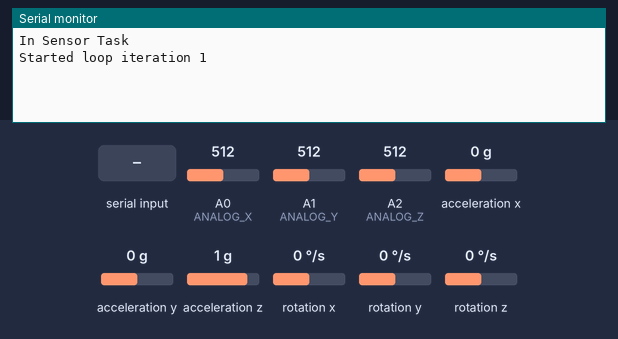
Bench run of a sketch on a simulated Arduino Mega 2560, built with avr-gcc and run on an emulated ATmega2560. On the bench: the last lines printed to the serial monitor. Wiring (inferred from the names in the program): MPU-6050 motion sensor at I2C address 0x68; MPU-6050 motion sensor at I2C address 0x69. The inputs (shaded band) are chosen by the test bench; at power-on: A0 (ANALOG_X) = 512, A1 (ANALOG_Y) = 512, A2 (ANALOG_Z) = 512, acceleration x 0 g, acceleration y 0 g, acceleration z 1 g, rotation x 0 °/s, rotation y 0 °/s, rotation z 0 °/s.

Above: at 1.2 s.
1.3 s: "s\n" received over the second serial link
At 1.8 s:
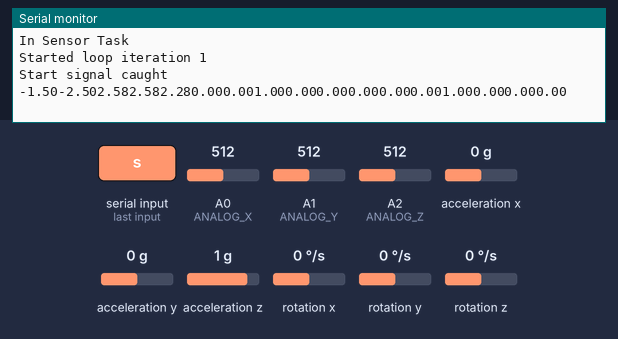
3.0 s: "q\n" received over the second serial link
At 4.5 s:
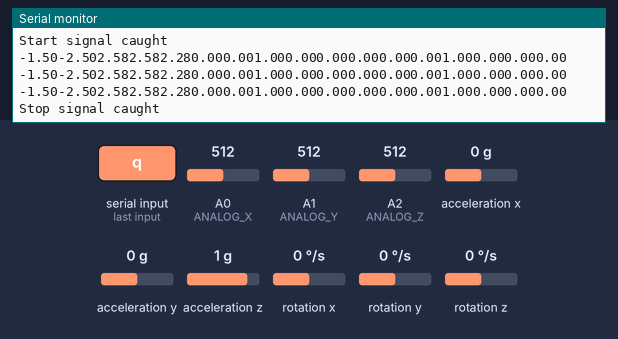

Measured:
- after the input at 1.3 s, the serial monitor: prints a new line after 0.19 s (image 1)
- after the input at 3.0 s, the serial monitor: prints a new line at once (image 2)

The sketch:

Testing.ino
```cpp
#include <EEPROM.h>
#include <Arduino_FreeRTOS.h>
#include <task.h>
#include "Sensor_lib.h"
#define STACK_SIZE 200
Sensor_lib sensors = Sensor_lib();

float AcX = 0.5,AcY = 1.5,AcZ = 2.5,GyX = 3.5,GyY = 4.5,GyZ = 5.5,voltage = -1.5,current = -2.5;
float legAcX = 6.5, legAcY = 7.5, legAcZ = 8.5, legGyX = 9.5, legGyY = 10.5, legGyZ = 11.5;

void inline sendFloat(float f){
  Serial1.write((byte*)&f, sizeof(f));
  Serial.print(f);
}

char HEADER[6] = "Header";
char crc[4] = "\0\0\0\0";

void sensorTask(void *p)
{
  Serial.println("In Sensor Task");
  boolean flag = 0;
  unsigned long iterationNum = 0;

  while(1){
    if (iterationNum%100==0) {
      Serial.print("Started loop iteration ");
      Serial.print(++iterationNum);
      Serial.print("\n");
    }
    iterationNum++;
    if(Serial1.available() > 0){
      char x = Serial1.read();
      if(x == 's'){
        Serial.print("Start signal caught\n");
        flag = 1;
      } else if(x == 'q'){
        Serial.print("Stop signal caught\n");
        flag = 0;
      }
    }

    if(flag){
      Serial1.write(HEADER, 6);
      //Serial.println("Starting to read from sensors\n");

      //sensors.read_power_data(&voltage.floatingPoint, &current.floatingPoint);
      sendFloat(voltage);
      sendFloat(current);

      sensors.read_analog_accel_data(&AcX,&AcY,&AcZ);
      sendFloat(AcX);
      sendFloat(AcY);
      sendFloat(AcZ);

      sensors.read_digital_arm_data(&AcX,&AcY,&AcZ,&GyX,&GyY,&GyZ);
      sendFloat(AcX);
      sendFloat(AcY);
      sendFloat(AcZ);
      sendFloat(GyX);
      sendFloat(GyY);
      sendFloat(GyZ);

      sensors.read_digital_leg_data(&legAcX,&legAcY,&legAcZ,&legGyX,&legGyY,&legGyZ);
      sendFloat(legAcX);
      sendFloat(legAcY);
      sendFloat(legAcZ);
      sendFloat(legGyX);
      sendFloat(legGyY);
      sendFloat(legGyZ);

      Serial1.write(crc, sizeof(crc));
      Serial.print("\n");
    }
    vTaskDelay(500 / portTICK_PERIOD_MS);
  }
}

void setup()
{
  // put your setup code here, to run once:
  Serial1.begin(2000000);
  Serial.begin(9600); // opens serial port, sets data rate to 9600
  //sensors.initial_setup();
  xTaskCreate(sensorTask, //Pointer to the task entry function
              "sensorTask", //Task name
              STACK_SIZE, //Stack size
              NULL, //Pointer that will be used as parameter
              1, //Task priority
              NULL); //Used to pass back a handle by which the created task can be referenced.
}

void loop()
{
  // put your main code here, to run repeatedly:
}
```

Sensor_lib.cpp
```cpp
#include "Sensor_lib.h"

Sensor_lib::Sensor_lib() {
}

void Sensor_lib::setup_digital_leg() {
    Wire.beginTransmission(DIGITAL_LEG_ADDR);
    Wire.write(0x6B); // PWR_MGMT_1 registe
    Wire.write(0);    // set to zero (wakes up the MPU-6050), config clock to 8MHz
    Wire.endTransmission(true);
}

void Sensor_lib::setup_digital_arm() {
    Wire.beginTransmission(DIGITAL_ARM_ADDR);
    Wire.write(0x6B); // PWR_MGMT_1 registe
    Wire.write(0);    // set to zero (wakes up the MPU-6050), config clock to 8MHz
    Wire.endTransmission(true);
}

void Sensor_lib::read_digital_accel_data(int addr, float *acx_f, float *acy_f, float *acz_f,
		float *gyx_f, float *gyy_f, float *gyz_f) {
	int16_t AcX, AcY, AcZ, GyX, GyY, GyZ;

	  Wire.beginTransmission(addr);
    Wire.write(0x3B);   // starting with register 0x3B (ACCEL_XOUT_H)
    Wire.endTransmission(false);
    Wire.requestFrom(addr,14,true);    // request a total of 14 registers
    AcX = Wire.read()<<8 | Wire.read();         // 0x3B (ACCEL_XOUT_H) & 0x3C (ACCEL_XOUT_L)
    AcY = Wire.read()<<8 | Wire.read();         // 0x3D (ACCEL_YOUT_H) & 0x3E (ACCEL_YOUT_L)
    AcZ = Wire.read()<<8 | Wire.read();         // 0x3F (ACCEL_ZOUT_H) & 0x40 (ACCEL_ZOUT_L)
    Wire.read();         					// skip TEMP
    Wire.read();         					// skip TEMP
    GyX = Wire.read()<<8 | Wire.read();         // 0x43 (GYRO_XOUT_H) & 0x44 (GYRO_XOUT_L)
    GyY = Wire.read()<<8 | Wire.read();         // 0x45 (GYRO_YOUT_H) & 0x46 (GYRO_YOUT_L)
    GyZ = Wire.read()<<8 | Wire.read();         // 0x47 (GYRO_ZOUT_H) & 0x48 (GYRO_ZOUT_L)

    *acx_f = (float)AcX / DIGITAL_ACCEL_SCALE;
    *acy_f = (float)AcY / DIGITAL_ACCEL_SCALE;
    *acz_f = (float)AcZ / DIGITAL_ACCEL_SCALE;

    *gyx_f = (float)GyX / DIGITAL_GYROS_SCALE;
    *gyy_f = (float)GyY / DIGITAL_GYROS_SCALE;
    *gyz_f = (float)GyZ / DIGITAL_GYROS_SCALE;
}


void Sensor_lib::initial_setup() {
  Wire.begin();
	setup_digital_leg();
	setup_digital_arm();
}

void Sensor_lib::read_digital_leg_data(float *acx_f, float *acy_f, float *acz_f,
		float *gyx_f, float *gyy_f, float *gyz_f) {
	read_digital_accel_data(DIGITAL_LEG_ADDR, acx_f, acy_f, acz_f, gyx_f, gyy_f, gyz_f);
}

void Sensor_lib::read_digital_arm_data(float *acx_f, float *acy_f, float *acz_f,
		float *gyx_f, float *gyy_f, float *gyz_f) {
	read_digital_accel_data(DIGITAL_ARM_ADDR, acx_f, acy_f, acz_f, gyx_f, gyy_f, gyz_f);
}

void Sensor_lib::read_analog_accel_data(float *acx_f, float *acy_f, float *acz_f) {
	*acx_f = (analogRead(ANALOG_X) * ANALOG_Vnorm - ANALOG_ZERO_XY) * ANALOG_SCALE;
	*acy_f = (analogRead(ANALOG_Y) * ANALOG_Vnorm - ANALOG_ZERO_XY) * ANALOG_SCALE;
	*acz_f = (analogRead(ANALOG_Z) * ANALOG_Vnorm - ANALOG_ZERO_Z)  * ANALOG_SCALE;
}

void Sensor_lib::read_power_data(float *voltage, float *current) {
	int raw_current = analogRead(CURRENT_IN);
    int raw_voltage = analogRead(VOLTAGE_IN);

    *current = raw_current * 1.0 / (0.5 * 10.0);
    *voltage = raw_voltage * (5.0 / 1023.0); // TODO calibration value need to be changed.
}
```

Sensor_lib.h
```cpp
#ifndef __SENSOR_LIB_H
#define __SENSOR_LIB_H

#include "Wire.h"
#include "Arduino.h"

// I2C address for two digital sensor
#define DIGITAL_LEG_ADDR	0x68
#define DIGITAL_ARM_ADDR	0x69

// Calibration value for digital sensor
#define DIGITAL_ACCEL_SCALE	16384.0
#define DIGITAL_GYROS_SCALE 131.0

// Pin define for analog accelerometer
#define ANALOG_X			A0
#define ANALOG_Y			A1
#define ANALOG_Z			A2

// Calibration value for analog accelerometer
#define ANALOG_ZERO_XY 		1.65
#define ANALOG_ZERO_Z  		1.75
#define ANALOG_SCALE   		(1.0 / 0.33)
#define ANALOG_Vnorm   		(5.0 / 1023)

// Pin define for power sensors
#define CURRENT_IN  		A3
#define VOLTAGE_IN  		A4

class Sensor_lib {
	public:
		Sensor_lib();
		void initial_setup();
		void read_digital_leg_data(float *acx_f, float *acy_f, float *acz_f, float *gyx_f, float *gyy_f, float *gyz_f);
		void read_digital_arm_data(float *acx_f, float *acy_f, float *acz_f, float *gyx_f, float *gyy_f, float *gyz_f);
		void read_analog_accel_data(float *acx_f, float *acy_f, float *acz_f);
		void read_power_data(float *voltage, float *current);

	private:
		void setup_digital_leg();
		void setup_digital_arm();
		void read_digital_accel_data(int addr, float *acx_f, float *acy_f, float *acz_f, float *gyx_f, float *gyy_f, float *gyz_f);
};

#endif /* __SENSOR_LIB_H */
```
